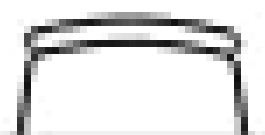
#> input picture images/ex1/targets/chair5.png, 265 x 135 px
$ python chair_finder.py
#> lines starting #> are read from the running program, lines starting #| are printed output that depends on the picture
"""
This script attempts to find chairs within a room based on sample images.
Provide a PATH to the example you are working on, and create 'target' images to search for.

Currently not working! I think the images are too small and pixelated? Yet scaling doesn't help.
Check out images/ex1/chair-matching.jpg to see the problem.

See https://docs.opencv.org/4.x/d1/de0/tutorial_py_feature_homography.html
"""

import cv2
import numpy as np

PATH = "images/ex1/"
FLANN_INDEX_KDTREE = 1
MIN_MATCH_COUNT = 4

chair_small = cv2.imread(f"{PATH}targets/chair5.png", cv2.IMREAD_GRAYSCALE)
#> chair_small: shape (135, 265); min 15, max 255, mean 224.1
w, h = chair_small.shape
#> w = 135; h = 265
scale_factor = 3
chair_1 = cv2.resize(
    chair_small, (h * scale_factor, w * scale_factor), interpolation=cv2.INTER_AREA
)

room = cv2.imread(f"{PATH}rooms/ROI_3.png", cv2.IMREAD_GRAYSCALE)
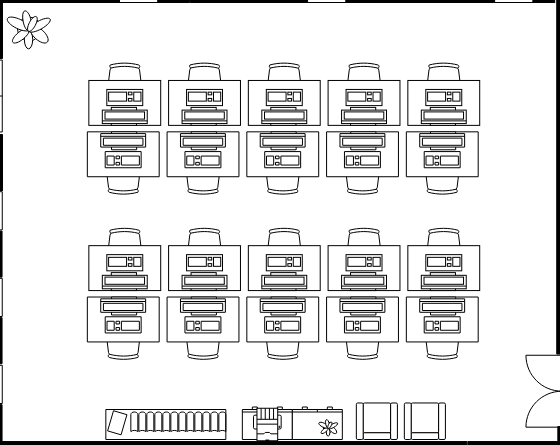
#> input picture images/ex1/rooms/ROI_3.png, 560 x 445 px
#> room is the input picture: shape (445, 560); min 0, max 255, mean 229.7

sift = cv2.SIFT_create()

# find the keypoints and descriptors with SIFT
kp1, des1 = sift.detectAndCompute(chair_1, None)
#> kp1 = 228 keypoints; strongest (x, y, size): (524, 67, 17.7), (628, 151, 17.7), (690, 173, 14.9), (634, 120, 27.5)
kp2, des2 = sift.detectAndCompute(room, None)
#> kp2 = 846 keypoints; strongest (x, y, size): (275, 410, 1.8), (271, 417, 1.8), (5, 438, 4.1), (275, 417, 1.9)

index_params = dict(algorithm=FLANN_INDEX_KDTREE, trees=5)
search_params = dict(checks=50)

flann = cv2.FlannBasedMatcher(index_params, search_params)


matches = flann.knnMatch(des1, des2, k=2)
#> matches = 228 matches

# store all the good matches as per Lowe's ratio test.
good = []
for m, n in matches:
    good.append(m)
#> after the loop, good = 228 matches
    # if m.distance < 1 * n.distance:  # this should be lower, e.g. 0.7
    #  good.append(m)

print("matches: ", len(good))
#| matches:  228

if len(good) > MIN_MATCH_COUNT:
    src_pts = np.float32([kp1[m.queryIdx].pt for m in good]).reshape(-1, 1, 2)
#> src_pts = 228 rows, first 8: [32.34, 395.2], [47.62, 389.1], [53.19, 332.4], [53.2, 353.4], [53.2, 311.4], [53.21, 290.4], [53.22, 269.4], [55.65, 314.1]
    dst_pts = np.float32([kp2[m.trainIdx].pt for m in good]).reshape(-1, 1, 2)
#> dst_pts = 228 rows, first 8: [267.1, 440.9], [298.4, 435.6], [202.1, 410.8], [202.1, 410.8], [202.1, 410.8], [202.1, 410.8], [202.1, 410.8], [267.1, 440.7]
    M, mask = cv2.findHomography(src_pts, dst_pts, cv2.RANSAC, 5.0)
#> M = [[-0.211, -2.62, 202.1], [-0.43, -5.33, 410.8], [-0.00105, -0.013, 1]]; mask = 228 values, max 1 at index 2, min 0 at index 0, mean 0.158
    matchesMask = mask.ravel().tolist()
#> matchesMask has the same summary as mask
    h, w = chair_1.shape
#> h = 405; w = 795
    pts = np.float32([[0, 0], [0, h - 1], [w - 1, h - 1], [w - 1, 0]]).reshape(-1, 1, 2)
#> pts = [[0, 0], [0, 404], [794, 404], [794, 0]]
    dst = cv2.perspectiveTransform(pts, M)
#> dst = [[202.1, 410.8], [202.1, 410.8], [202.1, 410.8], [202.1, 410.8]]
    img2 = cv2.polylines(room, [np.int32(dst)], True, 255, 3, cv2.LINE_AA)

    draw_params = dict(
        matchColor=(0, 255, 0),  # draw matches in green color
        singlePointColor=None,
        matchesMask=matchesMask,  # draw only inliers
        flags=2,
    )
#> draw_params = 4 items

    img3 = cv2.drawMatches(chair_1, kp1, img2, kp2, good, None, **draw_params)
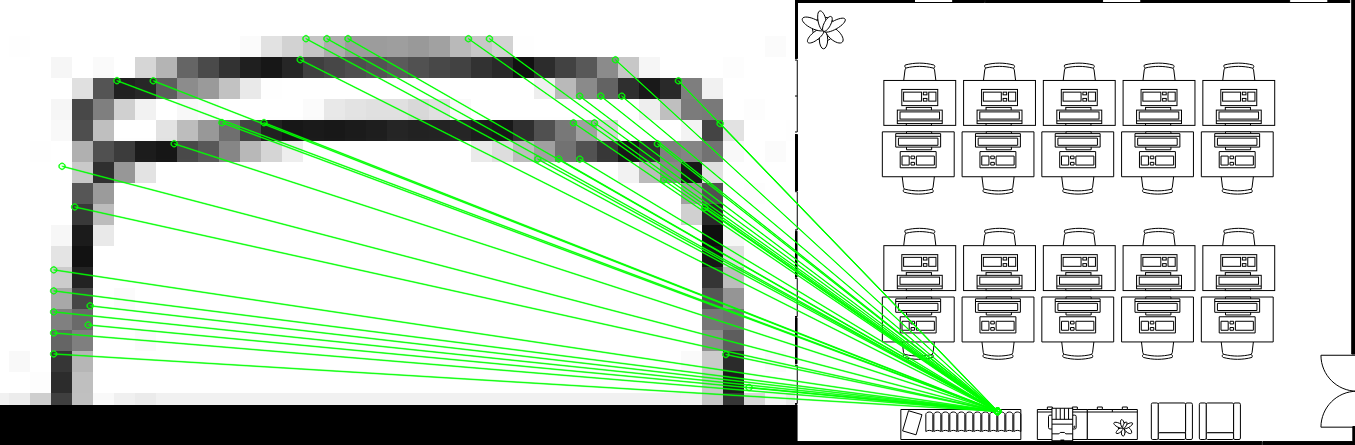
#> img3: shape (445, 1355, 3); mean of channels 0, 1, 2 203.8, 216, 203.8; drawn as B, G, R

    cv2.imwrite(f"{PATH}chair-matching.jpg", img3)

else:
    print("Not enough matches are found - {}/{}".format(len(good), MIN_MATCH_COUNT))
    matchesMask = None
